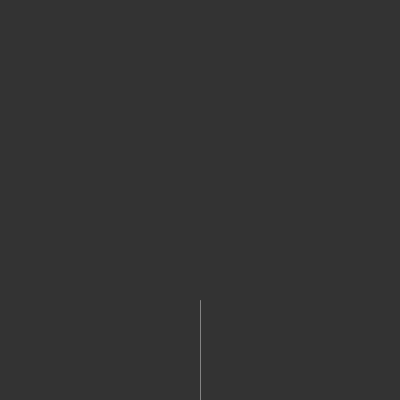
Frame 1 (no input)
Frame 60 (the mouse pressed at the canvas centre just before this capture): identical to frame 1, image omitted
Frame 120 (the mouse held since frame 60 and released just before this capture): identical to frame 1, image omitted

The Processing sketch that drew this single still picture (run headless with seeded random() and noise(); from frame 60 on, the mouse is pressed at the canvas centre):

// Processing sketch: LSystem
// ── LSystem.pde
float angle;
String axiom = "F";
String sentence = axiom;
int len = 100;
Rule[] rules;


void setup(){
  size(400,400);
  
  rules = new Rule[1];
  rules[0] = new Rule('F', "FF+[+F-F-F]-[-F+F+F]");
  
  angle = radians(45);
  background(51);
  println(axiom);
  turtle();
}

void draw(){
}


void mouseClicked(){
  println("click");
  generate();
}


class Rule {
  char a;
  String b;
  Rule(char _a, String _b){
    a = _a;
    b = _b;
  }
}

void generate(){
  len *= 0.5;
  String next_sentence = "";
  for (int i = 0; i < sentence.length(); i++){
    char current = sentence.charAt(i);
    boolean found = false;
    for (int j = 0; j < rules.length; j++){
      if (current == rules[j].a){
        found = true;
        next_sentence += rules[j].b;
        break;
      }
    }
    if (!found){
      next_sentence += current;
    }
  }
  sentence = next_sentence;
  println(sentence);
  turtle();
}


void turtle(){
  background(51);
  resetMatrix(); 
  translate(width/2, height);
  stroke(255, 100);
  for (int i = 0; i < sentence.length(); i++) {
    char current = sentence.charAt(i);

    if (current == 'F') {
      line(0, 0, 0, -len);
      translate(0, -len);
    } else if (current == '+') {
      rotate(angle);
    } else if (current == '-') {
      rotate(-angle);
    } else if (current == '[') {
      pushMatrix();
    } else if (current == ']') {
      popMatrix();
    }
  }
}
